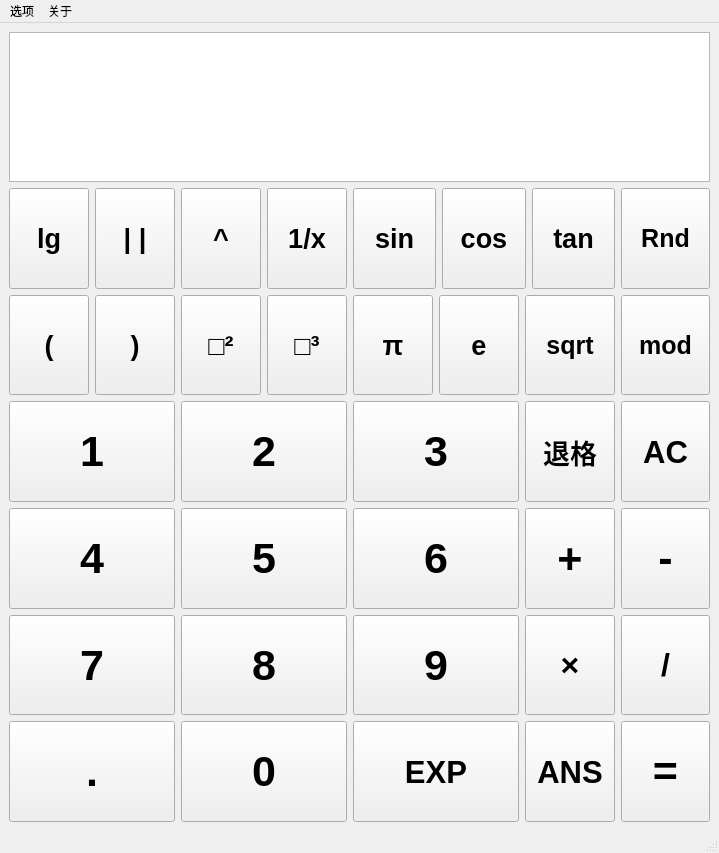
<?xml version="1.0" encoding="UTF-8"?>
<ui version="4.0">
 <class>MainWindow</class>
 <widget class="QMainWindow" name="MainWindow">
  <property name="geometry">
   <rect>
    <x>0</x>
    <y>0</y>
    <width>719</width>
    <height>853</height>
   </rect>
  </property>
  <property name="windowTitle">
   <string>calculator</string>
  </property>
  <widget class="QWidget" name="centralwidget">
   <layout class="QVBoxLayout" name="verticalLayout">
    <item>
     <widget class="QTextEdit" name="textEdit">
      <property name="maximumSize">
       <size>
        <width>16777215</width>
        <height>150</height>
       </size>
      </property>
      <property name="font">
       <font>
        <pointsize>24</pointsize>
       </font>
      </property>
      <property name="html">
       <string>&lt;!DOCTYPE HTML PUBLIC &quot;-//W3C//DTD HTML 4.0//EN&quot; &quot;http://www.w3.org/TR/REC-html40/strict.dtd&quot;&gt;
&lt;html&gt;&lt;head&gt;&lt;meta name=&quot;qrichtext&quot; content=&quot;1&quot; /&gt;&lt;style type=&quot;text/css&quot;&gt;
p, li { white-space: pre-wrap; }
&lt;/style&gt;&lt;/head&gt;&lt;body style=&quot; font-family:'SimSun'; font-size:24pt; font-weight:400; font-style:normal;&quot;&gt;
&lt;p align=&quot;right&quot; style=&quot;-qt-paragraph-type:empty; margin-top:0px; margin-bottom:0px; margin-left:0px; margin-right:0px; -qt-block-indent:0; text-indent:0px;&quot;&gt;&lt;br /&gt;&lt;/p&gt;&lt;/body&gt;&lt;/html&gt;</string>
      </property>
     </widget>
    </item>
    <item>
     <layout class="QGridLayout" name="gridLayout">
      <item row="3" column="0">
       <widget class="QPushButton" name="pushButton_4">
        <property name="sizePolicy">
         <sizepolicy hsizetype="Preferred" vsizetype="Preferred">
          <horstretch>0</horstretch>
          <verstretch>0</verstretch>
         </sizepolicy>
        </property>
        <property name="font">
         <font>
          <pointsize>32</pointsize>
          <weight>75</weight>
          <bold>true</bold>
         </font>
        </property>
        <property name="text">
         <string>4</string>
        </property>
       </widget>
      </item>
      <item row="4" column="2">
       <widget class="QPushButton" name="pushButton_9">
        <property name="sizePolicy">
         <sizepolicy hsizetype="Preferred" vsizetype="Preferred">
          <horstretch>0</horstretch>
          <verstretch>0</verstretch>
         </sizepolicy>
        </property>
        <property name="font">
         <font>
          <pointsize>32</pointsize>
          <weight>75</weight>
          <bold>true</bold>
         </font>
        </property>
        <property name="text">
         <string>9</string>
        </property>
       </widget>
      </item>
      <item row="4" column="1">
       <widget class="QPushButton" name="pushButton_8">
        <property name="sizePolicy">
         <sizepolicy hsizetype="Preferred" vsizetype="Preferred">
          <horstretch>0</horstretch>
          <verstretch>0</verstretch>
         </sizepolicy>
        </property>
        <property name="font">
         <font>
          <pointsize>32</pointsize>
          <weight>75</weight>
          <bold>true</bold>
         </font>
        </property>
        <property name="text">
         <string>8</string>
        </property>
       </widget>
      </item>
      <item row="2" column="3">
       <widget class="QPushButton" name="pushButton_back">
        <property name="sizePolicy">
         <sizepolicy hsizetype="Preferred" vsizetype="Preferred">
          <horstretch>0</horstretch>
          <verstretch>0</verstretch>
         </sizepolicy>
        </property>
        <property name="font">
         <font>
          <pointsize>20</pointsize>
          <weight>75</weight>
          <bold>true</bold>
         </font>
        </property>
        <property name="text">
         <string>退格</string>
        </property>
       </widget>
      </item>
      <item row="1" column="2">
       <layout class="QHBoxLayout" name="horizontalLayout_23">
        <item>
         <widget class="QPushButton" name="pushButton_pi">
          <property name="sizePolicy">
           <sizepolicy hsizetype="Preferred" vsizetype="Preferred">
            <horstretch>0</horstretch>
            <verstretch>0</verstretch>
           </sizepolicy>
          </property>
          <property name="font">
           <font>
            <pointsize>20</pointsize>
            <weight>75</weight>
            <bold>true</bold>
           </font>
          </property>
          <property name="text">
           <string>π</string>
          </property>
         </widget>
        </item>
        <item>
         <widget class="QPushButton" name="pushButton_e">
          <property name="sizePolicy">
           <sizepolicy hsizetype="Preferred" vsizetype="Preferred">
            <horstretch>0</horstretch>
            <verstretch>0</verstretch>
           </sizepolicy>
          </property>
          <property name="font">
           <font>
            <pointsize>20</pointsize>
            <weight>75</weight>
            <bold>true</bold>
           </font>
          </property>
          <property name="text">
           <string>e</string>
          </property>
         </widget>
        </item>
       </layout>
      </item>
      <item row="5" column="4">
       <widget class="QPushButton" name="pushButton_eql">
        <property name="sizePolicy">
         <sizepolicy hsizetype="Preferred" vsizetype="Preferred">
          <horstretch>0</horstretch>
          <verstretch>0</verstretch>
         </sizepolicy>
        </property>
        <property name="font">
         <font>
          <pointsize>32</pointsize>
          <weight>75</weight>
          <bold>true</bold>
         </font>
        </property>
        <property name="text">
         <string>=</string>
        </property>
       </widget>
      </item>
      <item row="1" column="3">
       <widget class="QPushButton" name="pushButton_sqrt">
        <property name="sizePolicy">
         <sizepolicy hsizetype="Preferred" vsizetype="Preferred">
          <horstretch>0</horstretch>
          <verstretch>0</verstretch>
         </sizepolicy>
        </property>
        <property name="font">
         <font>
          <pointsize>19</pointsize>
          <weight>75</weight>
          <bold>true</bold>
         </font>
        </property>
        <property name="text">
         <string>sqrt</string>
        </property>
       </widget>
      </item>
      <item row="4" column="4">
       <widget class="QPushButton" name="pushButton_div">
        <property name="sizePolicy">
         <sizepolicy hsizetype="Preferred" vsizetype="Preferred">
          <horstretch>0</horstretch>
          <verstretch>0</verstretch>
         </sizepolicy>
        </property>
        <property name="font">
         <font>
          <pointsize>24</pointsize>
          <weight>75</weight>
          <bold>true</bold>
         </font>
        </property>
        <property name="text">
         <string>/</string>
        </property>
       </widget>
      </item>
      <item row="4" column="3">
       <widget class="QPushButton" name="pushButton_mul">
        <property name="sizePolicy">
         <sizepolicy hsizetype="Preferred" vsizetype="Preferred">
          <horstretch>0</horstretch>
          <verstretch>0</verstretch>
         </sizepolicy>
        </property>
        <property name="font">
         <font>
          <pointsize>24</pointsize>
          <weight>75</weight>
          <bold>true</bold>
         </font>
        </property>
        <property name="text">
         <string>×</string>
        </property>
       </widget>
      </item>
      <item row="2" column="1">
       <widget class="QPushButton" name="pushButton_2">
        <property name="sizePolicy">
         <sizepolicy hsizetype="Preferred" vsizetype="Preferred">
          <horstretch>0</horstretch>
          <verstretch>0</verstretch>
         </sizepolicy>
        </property>
        <property name="font">
         <font>
          <pointsize>32</pointsize>
          <weight>75</weight>
          <bold>true</bold>
         </font>
        </property>
        <property name="text">
         <string>2</string>
        </property>
       </widget>
      </item>
      <item row="2" column="4">
       <widget class="QPushButton" name="pushButton_clear">
        <property name="sizePolicy">
         <sizepolicy hsizetype="Preferred" vsizetype="Preferred">
          <horstretch>0</horstretch>
          <verstretch>0</verstretch>
         </sizepolicy>
        </property>
        <property name="font">
         <font>
          <pointsize>23</pointsize>
          <weight>75</weight>
          <bold>true</bold>
         </font>
        </property>
        <property name="text">
         <string>AC</string>
        </property>
       </widget>
      </item>
      <item row="5" column="2">
       <widget class="QPushButton" name="pushButton_11">
        <property name="sizePolicy">
         <sizepolicy hsizetype="Preferred" vsizetype="Preferred">
          <horstretch>0</horstretch>
          <verstretch>0</verstretch>
         </sizepolicy>
        </property>
        <property name="font">
         <font>
          <pointsize>23</pointsize>
          <weight>75</weight>
          <bold>true</bold>
         </font>
        </property>
        <property name="text">
         <string>EXP</string>
        </property>
       </widget>
      </item>
      <item row="2" column="2">
       <widget class="QPushButton" name="pushButton_3">
        <property name="sizePolicy">
         <sizepolicy hsizetype="Preferred" vsizetype="Preferred">
          <horstretch>0</horstretch>
          <verstretch>0</verstretch>
         </sizepolicy>
        </property>
        <property name="font">
         <font>
          <pointsize>32</pointsize>
          <weight>75</weight>
          <bold>true</bold>
         </font>
        </property>
        <property name="text">
         <string>3</string>
        </property>
       </widget>
      </item>
      <item row="5" column="3">
       <widget class="QPushButton" name="pushButton_ans">
        <property name="sizePolicy">
         <sizepolicy hsizetype="Preferred" vsizetype="Preferred">
          <horstretch>0</horstretch>
          <verstretch>0</verstretch>
         </sizepolicy>
        </property>
        <property name="font">
         <font>
          <pointsize>23</pointsize>
          <weight>75</weight>
          <bold>true</bold>
         </font>
        </property>
        <property name="text">
         <string>ANS</string>
        </property>
       </widget>
      </item>
      <item row="3" column="2">
       <widget class="QPushButton" name="pushButton_6">
        <property name="sizePolicy">
         <sizepolicy hsizetype="Preferred" vsizetype="Preferred">
          <horstretch>0</horstretch>
          <verstretch>0</verstretch>
         </sizepolicy>
        </property>
        <property name="font">
         <font>
          <pointsize>32</pointsize>
          <weight>75</weight>
          <bold>true</bold>
         </font>
        </property>
        <property name="text">
         <string>6</string>
        </property>
       </widget>
      </item>
      <item row="1" column="4">
       <widget class="QPushButton" name="pushButton_68">
        <property name="sizePolicy">
         <sizepolicy hsizetype="Preferred" vsizetype="Preferred">
          <horstretch>0</horstretch>
          <verstretch>0</verstretch>
         </sizepolicy>
        </property>
        <property name="font">
         <font>
          <pointsize>19</pointsize>
          <weight>75</weight>
          <bold>true</bold>
         </font>
        </property>
        <property name="text">
         <string>mod</string>
        </property>
       </widget>
      </item>
      <item row="3" column="3">
       <widget class="QPushButton" name="pushButton_plus">
        <property name="sizePolicy">
         <sizepolicy hsizetype="Preferred" vsizetype="Preferred">
          <horstretch>0</horstretch>
          <verstretch>0</verstretch>
         </sizepolicy>
        </property>
        <property name="font">
         <font>
          <pointsize>32</pointsize>
          <weight>75</weight>
          <bold>true</bold>
         </font>
        </property>
        <property name="text">
         <string>+</string>
        </property>
       </widget>
      </item>
      <item row="1" column="0">
       <layout class="QHBoxLayout" name="horizontalLayout_3">
        <item>
         <widget class="QPushButton" name="pushButton_lbra">
          <property name="sizePolicy">
           <sizepolicy hsizetype="Preferred" vsizetype="Preferred">
            <horstretch>0</horstretch>
            <verstretch>0</verstretch>
           </sizepolicy>
          </property>
          <property name="font">
           <font>
            <pointsize>20</pointsize>
            <weight>75</weight>
            <bold>true</bold>
           </font>
          </property>
          <property name="text">
           <string>(</string>
          </property>
         </widget>
        </item>
        <item>
         <widget class="QPushButton" name="pushButton_rbra">
          <property name="sizePolicy">
           <sizepolicy hsizetype="Preferred" vsizetype="Preferred">
            <horstretch>0</horstretch>
            <verstretch>0</verstretch>
           </sizepolicy>
          </property>
          <property name="font">
           <font>
            <pointsize>20</pointsize>
            <weight>75</weight>
            <bold>true</bold>
           </font>
          </property>
          <property name="text">
           <string>)</string>
          </property>
         </widget>
        </item>
       </layout>
      </item>
      <item row="3" column="4">
       <widget class="QPushButton" name="pushButton_sub">
        <property name="sizePolicy">
         <sizepolicy hsizetype="Preferred" vsizetype="Preferred">
          <horstretch>0</horstretch>
          <verstretch>0</verstretch>
         </sizepolicy>
        </property>
        <property name="font">
         <font>
          <pointsize>32</pointsize>
          <weight>75</weight>
          <bold>true</bold>
         </font>
        </property>
        <property name="text">
         <string>-</string>
        </property>
       </widget>
      </item>
      <item row="2" column="0">
       <widget class="QPushButton" name="pushButton">
        <property name="sizePolicy">
         <sizepolicy hsizetype="Preferred" vsizetype="Preferred">
          <horstretch>0</horstretch>
          <verstretch>0</verstretch>
         </sizepolicy>
        </property>
        <property name="font">
         <font>
          <pointsize>32</pointsize>
          <weight>75</weight>
          <bold>true</bold>
         </font>
        </property>
        <property name="text">
         <string>1</string>
        </property>
       </widget>
      </item>
      <item row="3" column="1">
       <widget class="QPushButton" name="pushButton_5">
        <property name="sizePolicy">
         <sizepolicy hsizetype="Preferred" vsizetype="Preferred">
          <horstretch>0</horstretch>
          <verstretch>0</verstretch>
         </sizepolicy>
        </property>
        <property name="font">
         <font>
          <pointsize>32</pointsize>
          <weight>75</weight>
          <bold>true</bold>
         </font>
        </property>
        <property name="text">
         <string>5</string>
        </property>
       </widget>
      </item>
      <item row="5" column="1">
       <widget class="QPushButton" name="pushButton_0">
        <property name="sizePolicy">
         <sizepolicy hsizetype="Preferred" vsizetype="Preferred">
          <horstretch>0</horstretch>
          <verstretch>0</verstretch>
         </sizepolicy>
        </property>
        <property name="font">
         <font>
          <pointsize>32</pointsize>
          <weight>75</weight>
          <bold>true</bold>
         </font>
        </property>
        <property name="text">
         <string>0</string>
        </property>
       </widget>
      </item>
      <item row="1" column="1">
       <layout class="QHBoxLayout" name="horizontalLayout_4">
        <item>
         <widget class="QPushButton" name="pushButton_squ">
          <property name="sizePolicy">
           <sizepolicy hsizetype="Preferred" vsizetype="Preferred">
            <horstretch>0</horstretch>
            <verstretch>0</verstretch>
           </sizepolicy>
          </property>
          <property name="font">
           <font>
            <pointsize>20</pointsize>
            <weight>75</weight>
            <bold>true</bold>
           </font>
          </property>
          <property name="text">
           <string>□²</string>
          </property>
         </widget>
        </item>
        <item>
         <widget class="QPushButton" name="pushButton_cube">
          <property name="sizePolicy">
           <sizepolicy hsizetype="Preferred" vsizetype="Preferred">
            <horstretch>0</horstretch>
            <verstretch>0</verstretch>
           </sizepolicy>
          </property>
          <property name="font">
           <font>
            <pointsize>20</pointsize>
            <weight>75</weight>
            <bold>true</bold>
           </font>
          </property>
          <property name="text">
           <string>□³</string>
          </property>
         </widget>
        </item>
       </layout>
      </item>
      <item row="0" column="2" colspan="2">
       <layout class="QHBoxLayout" name="horizontalLayout_10">
        <item>
         <widget class="QPushButton" name="pushButton_sin">
          <property name="sizePolicy">
           <sizepolicy hsizetype="Preferred" vsizetype="Preferred">
            <horstretch>0</horstretch>
            <verstretch>0</verstretch>
           </sizepolicy>
          </property>
          <property name="font">
           <font>
            <pointsize>20</pointsize>
            <weight>75</weight>
            <bold>true</bold>
           </font>
          </property>
          <property name="text">
           <string>sin</string>
          </property>
         </widget>
        </item>
        <item>
         <widget class="QPushButton" name="pushButton_cos">
          <property name="sizePolicy">
           <sizepolicy hsizetype="Preferred" vsizetype="Preferred">
            <horstretch>0</horstretch>
            <verstretch>0</verstretch>
           </sizepolicy>
          </property>
          <property name="font">
           <font>
            <pointsize>20</pointsize>
            <weight>75</weight>
            <bold>true</bold>
           </font>
          </property>
          <property name="text">
           <string>cos</string>
          </property>
         </widget>
        </item>
        <item>
         <widget class="QPushButton" name="pushButton_tan">
          <property name="sizePolicy">
           <sizepolicy hsizetype="Preferred" vsizetype="Preferred">
            <horstretch>0</horstretch>
            <verstretch>0</verstretch>
           </sizepolicy>
          </property>
          <property name="font">
           <font>
            <pointsize>20</pointsize>
            <weight>75</weight>
            <bold>true</bold>
           </font>
          </property>
          <property name="text">
           <string>tan</string>
          </property>
         </widget>
        </item>
       </layout>
      </item>
      <item row="4" column="0">
       <widget class="QPushButton" name="pushButton_7">
        <property name="sizePolicy">
         <sizepolicy hsizetype="Preferred" vsizetype="Preferred">
          <horstretch>0</horstretch>
          <verstretch>0</verstretch>
         </sizepolicy>
        </property>
        <property name="font">
         <font>
          <pointsize>32</pointsize>
          <weight>75</weight>
          <bold>true</bold>
         </font>
        </property>
        <property name="text">
         <string>7</string>
        </property>
       </widget>
      </item>
      <item row="5" column="0">
       <widget class="QPushButton" name="pushButton_10">
        <property name="sizePolicy">
         <sizepolicy hsizetype="Preferred" vsizetype="Preferred">
          <horstretch>0</horstretch>
          <verstretch>0</verstretch>
         </sizepolicy>
        </property>
        <property name="font">
         <font>
          <pointsize>32</pointsize>
          <weight>75</weight>
          <bold>true</bold>
         </font>
        </property>
        <property name="text">
         <string>.</string>
        </property>
       </widget>
      </item>
      <item row="0" column="0">
       <layout class="QHBoxLayout" name="horizontalLayout_20">
        <item>
         <widget class="QPushButton" name="pushButton_lg">
          <property name="sizePolicy">
           <sizepolicy hsizetype="Preferred" vsizetype="Preferred">
            <horstretch>0</horstretch>
            <verstretch>0</verstretch>
           </sizepolicy>
          </property>
          <property name="font">
           <font>
            <pointsize>20</pointsize>
            <weight>75</weight>
            <bold>true</bold>
           </font>
          </property>
          <property name="text">
           <string>lg</string>
          </property>
         </widget>
        </item>
        <item>
         <widget class="QPushButton" name="pushButton_abs">
          <property name="sizePolicy">
           <sizepolicy hsizetype="Preferred" vsizetype="Preferred">
            <horstretch>0</horstretch>
            <verstretch>0</verstretch>
           </sizepolicy>
          </property>
          <property name="font">
           <font>
            <pointsize>20</pointsize>
            <weight>75</weight>
            <bold>true</bold>
           </font>
          </property>
          <property name="text">
           <string>| |</string>
          </property>
         </widget>
        </item>
       </layout>
      </item>
      <item row="0" column="1">
       <layout class="QHBoxLayout" name="horizontalLayout_24">
        <item>
         <widget class="QPushButton" name="pushButton_62">
          <property name="sizePolicy">
           <sizepolicy hsizetype="Preferred" vsizetype="Preferred">
            <horstretch>0</horstretch>
            <verstretch>0</verstretch>
           </sizepolicy>
          </property>
          <property name="font">
           <font>
            <pointsize>20</pointsize>
            <weight>75</weight>
            <bold>true</bold>
           </font>
          </property>
          <property name="text">
           <string>^</string>
          </property>
         </widget>
        </item>
        <item>
         <widget class="QPushButton" name="pushButton_rec">
          <property name="sizePolicy">
           <sizepolicy hsizetype="Preferred" vsizetype="Preferred">
            <horstretch>0</horstretch>
            <verstretch>0</verstretch>
           </sizepolicy>
          </property>
          <property name="font">
           <font>
            <pointsize>20</pointsize>
            <weight>75</weight>
            <bold>true</bold>
           </font>
          </property>
          <property name="text">
           <string>1/x</string>
          </property>
         </widget>
        </item>
       </layout>
      </item>
      <item row="0" column="4">
       <widget class="QPushButton" name="pushButton_rnd">
        <property name="sizePolicy">
         <sizepolicy hsizetype="Preferred" vsizetype="Preferred">
          <horstretch>0</horstretch>
          <verstretch>0</verstretch>
         </sizepolicy>
        </property>
        <property name="font">
         <font>
          <pointsize>19</pointsize>
          <weight>75</weight>
          <bold>true</bold>
         </font>
        </property>
        <property name="text">
         <string>Rnd</string>
        </property>
       </widget>
      </item>
     </layout>
    </item>
   </layout>
  </widget>
  <widget class="QMenuBar" name="menubar">
   <property name="geometry">
    <rect>
     <x>0</x>
     <y>0</y>
     <width>719</width>
     <height>22</height>
    </rect>
   </property>
   <widget class="QMenu" name="menu">
    <property name="title">
     <string>选项</string>
    </property>
    <addaction name="actionk_1"/>
    <addaction name="action_2"/>
    <addaction name="actionk_3"/>
    <addaction name="actiond_4"/>
    <addaction name="actionh_5"/>
    <addaction name="actionk_clsoe"/>
   </widget>
   <widget class="QMenu" name="menu_2">
    <property name="title">
     <string>关于</string>
    </property>
   </widget>
   <addaction name="menu"/>
   <addaction name="menu_2"/>
  </widget>
  <widget class="QStatusBar" name="statusbar"/>
  <action name="action_2">
   <property name="text">
    <string>程序员</string>
   </property>
  </action>
  <action name="actionk_3">
   <property name="text">
    <string>日期计算</string>
   </property>
  </action>
  <action name="actiond_4">
   <property name="text">
    <string>利息计算</string>
   </property>
  </action>
  <action name="actionh_5">
   <property name="text">
    <string>货币转换</string>
   </property>
  </action>
  <action name="actionk_1">
   <property name="text">
    <string>标准</string>
   </property>
  </action>
  <action name="actionk_clsoe">
   <property name="text">
    <string>关闭</string>
   </property>
  </action>
 </widget>
 <resources/>
 <connections/>
</ui>
